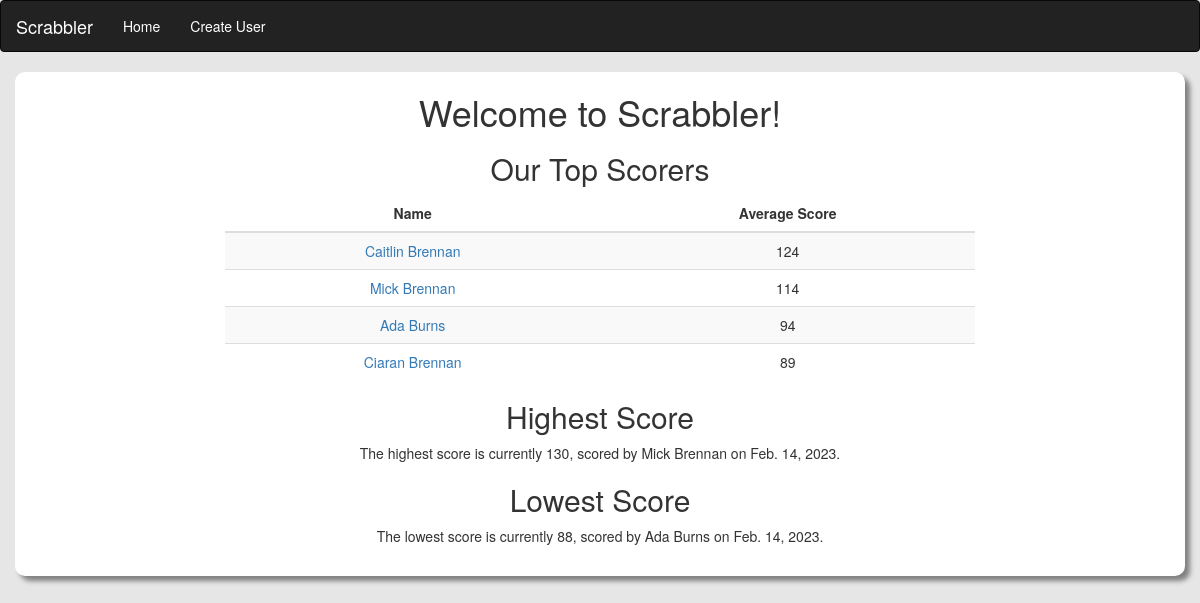
The page / on the database its author committed.
### scrabbler_app/models.py (models this page shows)
class Player(models.Model):
	forename = models.CharField("Forename", max_length=16)
	surname  = models.CharField("Surname", max_length=16)

class Match(models.Model):
	datePlayed  = models.DateField("Date Played")
	comments 	= models.CharField("Player Comments", max_length=300, blank=True, null=True)

### scrabbler_app/views.py (the view)
# urls.py: path('', views.index),
def index(request):
	players = Player.objects.all()
	results = MatchScore.objects.order_by("score")
	playerList = []
	for player in players:
		playerScore = results.filter(player = player)
		avgScore = playerScore.aggregate(Avg("score"))
		playerList.append([player,
			round(avgScore["score__avg"])
		])
	playerList = sorted(playerList, key = lambda player: player[1], reverse=True)
	worstScore = results[0]
	bestScore = results[len(results) - 1]
	bestOpponent = MatchScore.objects.filter(match = bestScore.match).exclude(player = bestScore.player).first()
	worstOpponent = MatchScore.objects.filter(match = worstScore.match).exclude(player = worstScore.player).first()
	bestMatch = [bestScore.score,
		bestScore.player,
		bestOpponent.player,
		bestScore.match.datePlayed
	]
	worstMatch = [worstScore.score,
		worstScore.player,
		worstOpponent.player,
		worstScore.match.datePlayed
	]
	return render(request, "index.html", {"users":playerList,
		"bestMatch":bestMatch,
		"worstMatch":worstMatch
	})
	return render(request, "index.html")

### scrabbler_app/templates/index.html
{% extends 'base.html' %}
{% block content %}
<div class="row" id="infoBox">
	<div class="col-sm-2"></div>
	<div class="col-sm-8 text-center">
  <h1>Welcome to Scrabbler!</br>{{title}}</h1>
    <h2>Our Top Scorers</h2>
    <table class="table table-striped">
    <thead>
      <tr>
        <th class="text-center">Name</th>
        <th class="text-center">Average Score</th>
      </tr>
    </thead>
    <tbody>
      {% for person in users %}
      <tr>
        <td><a href="profile/{{ person.0.pk }}">{{ person.0.forename }} {{ person.0.surname }}</a></td>
        <td>{{ person.1 }}</td>
      </tr>
      {% endfor %}
    </tbody>
    </table>
		<h2>Highest Score</h2>
		<p>
			The highest score is currently {{ bestMatch.0 }},
			scored by {{ bestMatch.1.forename }} {{ bestMatch.1.surname }} on {{ bestMatch.3 }}.
		</p>
		<h2>Lowest Score</h2>
		<p>
			The lowest score is currently {{ worstMatch.0 }},
			scored by {{ worstMatch.1.forename }} {{ worstMatch.1.surname }} on {{ worstMatch.3 }}.
		</p>
	</div>
	<div class="col-sm-2"></div>
</div>
{% endblock %}

### scrabbler_app/templates/base.html (shortened to what this page needs)
{% load static %}
<!doctype html>
<html lang="en">
  <head>
	  <link rel="stylesheet" href="https://maxcdn.bootstrapcdn.com/bootstrap/3.4.1/css/bootstrap.min.css">
    <link href="{% static 'index.css' %}" rel="stylesheet" type="text/css">
  </head>
  <body>
    <nav class="navbar navbar-inverse">
		<div class="container-fluid">
			<div class="navbar-header">
				<a class="navbar-brand" href="/">Scrabbler</a>
			</div>
      <ul class="nav navbar-nav">
        <li><a href="/">Home</a></li>
        <li><a href="/create">Create User</a></li>
      </ul>
		</div>
	</nav>
	<div class="container">
	{% block content %}
	{% endblock %}
	</div>
  </body>
</html>

### scrabbler_app/static/index.css (style rules this page uses)
.navbar-brand { color:white !important; }
.nav a { color:white !important; }
#infoBox { box-shadow: 5px 5px 5px gray; background-color: white; border-radius: 10px; padding-bottom: 20px; }
body { background-color: rgb(230, 230, 230); }

### rows shown on the page
Player: forename "Caitlin", surname "Brennan", person "124"
Player: forename "Mick", surname "Brennan", person "114"
Player: forename "Ada", surname "Burns", person "94"
Player: forename "Ciaran", surname "Brennan", person "89"
Match: datePlayed "Feb. 14, 2023"

### other values the page prints
{{ bestMatch.0 }} "130"
{{ worstMatch.0 }} "88"
